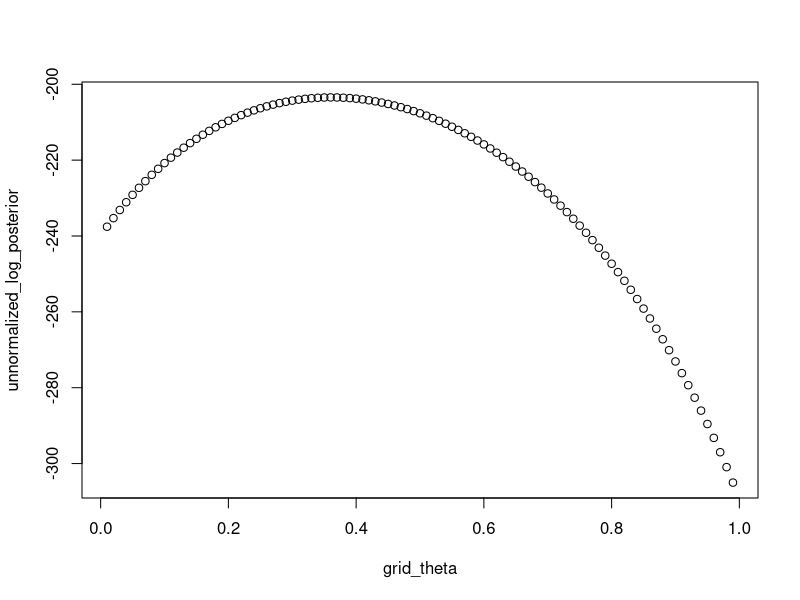

Generate this figure with R:
## ---- chunk 1
library(tidyverse)
library(matrixStats)
## ---- chunk 2
lp_theta_given_z <- function(z_bar, 
                             theta, epsilon, 
                             alpha_theta, beta_theta, 
                             alpha_epsilon, beta_epsilon) {
  #print(lp_z_given_theta(z_bar, theta, epsilon))
  #print(lp_theta(theta, alpha_theta, beta_theta))
  #print(lp_episolon(epsilon, alpha_epsilon, beta_epsilon))
  
  lp_z_given_theta(z_bar, theta, epsilon) + 
    lp_theta(theta, alpha_theta, beta_theta) + 
    lp_episolon(epsilon, alpha_epsilon, beta_epsilon)
}
## ---- chunk 3
#z_bar is a vector that keeps track of all z_ij
lp_z_given_theta <- function(z_bar, 
                             theta, 
                             episolon){
  
  # doing sum because we are keeping track of all the log probabilities  
  sum(sapply(z_bar, function(x){lp_z_ij_given_theta(zij = x, 
                                            theta = theta, 
                                            episolon = episolon)}))
  
  
}
## ---- chunk 4
lp_z_ij_given_theta <- function(zij, theta, episolon){
  
  
  #print()
  #print(lp_z_ij_given_y(zij = zij, yi = 1, episolon = episolon) + lp_yi_given_theta(yi = 1, theta = theta ))
  #print(lp_z_ij_given_y(zij = zij, yi = 0, episolon = episolon) + lp_yi_given_theta(yi = 0, theta = theta))
  
  logSumExp(
    c(lp_z_ij_given_y(zij = zij, yi = 1, episolon = episolon) + lp_yi_given_theta(yi = 1, theta = theta ), 
    lp_z_ij_given_y(zij = zij, yi = 0, episolon = episolon) + lp_yi_given_theta(yi = 0, theta = theta))
  )
  
}
## ---- chunk 5
lp_z_ij_given_y <- function(zij, yi, episolon){
  if (zij == yi){
    log(1 - episolon)
  }else{
    log(episolon)
  }
}

lp_yi_given_theta <- function(yi, theta){
  # a cooler way to say that if yi = 1 then theta if yi = 0 then yi = 1-theta? 
  dbinom(yi, size = 1, prob = theta, log = TRUE)
}


## ---- chunk 6
lp_theta <- function(theta, alpha_theta, beta_theta){
  # actually i think i'm still a little unsure of what the relationship between theta and p(theta) is
  dbeta(x = theta, shape1 = alpha_theta, shape2 = beta_theta, log = TRUE)
}

lp_episolon <- function(theta, alpha_episolon, beta_episolon){
  dbeta(x = theta, shape1 = alpha_episolon, shape2 = beta_episolon, log = TRUE)
}
## ---- chunk 7
# perturbs observations with probability epsilon
noisy_observation <- function(y, n = 1, epsilon = .2) {
  ys <- rep(y, n)
  noisy <- rbernoulli(p = epsilon, n = n)
  return(ifelse(noisy, 1-ys, ys))
}

n_samps <- 100 # this is technically j? 

alpha_theta <- 1
beta_theta <- 1

alpha_epsilon <- 1
beta_epsilon <- 10

theta <- .3
epsilon <- .2


# our training data n observations of individual exemplars of this concept y 
y_1 = rbernoulli(p = theta, n = 1)
y_2 = rbernoulli(p = theta, n = 1)
y_3 = rbernoulli(p = theta, n = 1)

# noisy_observation(y = 1, n = 10, epsilon = .2)

z_bar = c(noisy_observation(y = y_1, n = n_samps, epsilon = epsilon),
          noisy_observation(y = y_2, n = n_samps, epsilon = epsilon),
          noisy_observation(y = y_3, n = n_samps, epsilon = epsilon))
## ---- chunk 8
lp_theta_given_z(z_bar, .3, epsilon, alpha_theta, beta_theta, alpha_epsilon, beta_epsilon)
lp_theta_given_z(z_bar, .7, epsilon, alpha_theta, beta_theta, alpha_epsilon, beta_epsilon)
## ---- chunk 9
grid_theta <- seq(0.01, .99, 0.01)

unnormalized_log_posterior <- sapply(grid_theta, 
                                 function(x){ 
                                   lp_theta_given_z(z_bar = z_bar, 
                                                    theta = x, 
                                                    epsilon = epsilon, 
                                                    alpha_theta = alpha_theta, 
                                                    beta_theta = beta_theta,
                                                    alpha_epsilon = alpha_epsilon, 
                                                    beta_epsilon = beta_epsilon)})

plot(grid_theta, unnormalized_log_posterior)

## ---- chunk 10
feature_noisy_observation <- function(y, n, epsilon){
  ys <- rep(y, n)
  noisy <- rbernoulli(p = epsilon, n = n)
  return(ifelse(noisy, 1-ys, ys))
}

creature_noisy_observation <- function(creature, n, epsilon){
  sapply(creature, function(y){feature_noisy_observation(
    y = y, 
    n = n, 
    epsilon
  )})
}

creature <- c(1, 1, 0)
z_bar <- creature_noisy_observation(creature, 10, 0.2)

